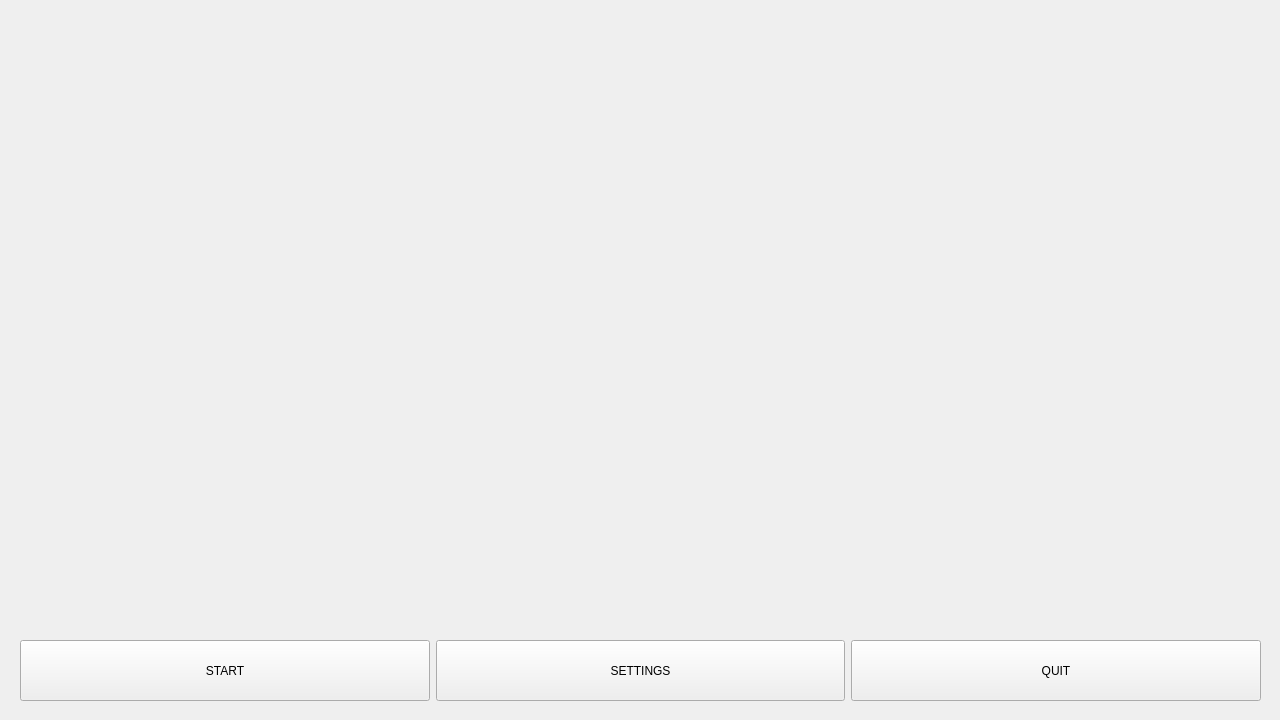
<?xml version="1.0" encoding="UTF-8"?>
<ui version="4.0">
 <class>StartMenu</class>
 <widget class="QWidget" name="StartMenu">
  <property name="enabled">
   <bool>true</bool>
  </property>
  <property name="geometry">
   <rect>
    <x>0</x>
    <y>0</y>
    <width>1280</width>
    <height>720</height>
   </rect>
  </property>
  <property name="cursor">
   <cursorShape>ArrowCursor</cursorShape>
  </property>
  <property name="windowTitle">
   <string>Form</string>
  </property>
  <widget class="QWidget" name="horizontalLayoutWidget">
   <property name="geometry">
    <rect>
     <x>20</x>
     <y>640</y>
     <width>1241</width>
     <height>61</height>
    </rect>
   </property>
   <layout class="QHBoxLayout" name="horizontalLayout">
    <item>
     <widget class="QPushButton" name="pushButton_start">
      <property name="sizePolicy">
       <sizepolicy hsizetype="Minimum" vsizetype="Preferred">
        <horstretch>0</horstretch>
        <verstretch>0</verstretch>
       </sizepolicy>
      </property>
      <property name="text">
       <string>START</string>
      </property>
     </widget>
    </item>
    <item>
     <widget class="QPushButton" name="pushButton_settings">
      <property name="sizePolicy">
       <sizepolicy hsizetype="Minimum" vsizetype="Preferred">
        <horstretch>0</horstretch>
        <verstretch>0</verstretch>
       </sizepolicy>
      </property>
      <property name="text">
       <string>SETTINGS</string>
      </property>
     </widget>
    </item>
    <item>
     <widget class="QPushButton" name="pushButton_quit">
      <property name="sizePolicy">
       <sizepolicy hsizetype="Minimum" vsizetype="Preferred">
        <horstretch>0</horstretch>
        <verstretch>0</verstretch>
       </sizepolicy>
      </property>
      <property name="text">
       <string>QUIT</string>
      </property>
     </widget>
    </item>
   </layout>
  </widget>
 </widget>
 <resources/>
 <connections/>
</ui>
